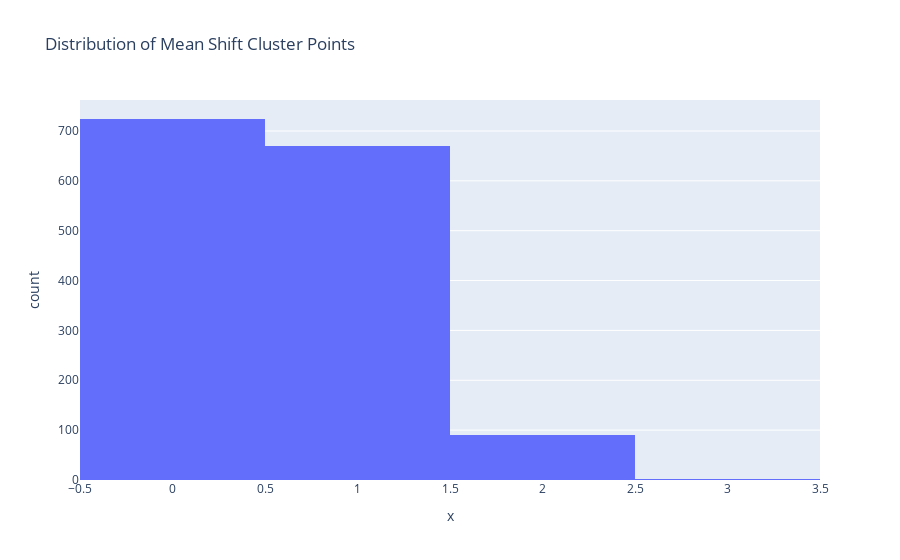

Write notebook code for a chart like this one.
### Code cell
px.histogram(x=meanshift_clustering.labels_, title='Distribution of Mean Shift Cluster Points')

### Figure 1 — Plotly figure (JSON) as saved in the notebook; plotly's stock layout.template omitted (floating-point values rounded to 4 significant figures; data arrays with more than 128 entries replaced by an {"elided": "..."} marker saying what was removed)
{"data": [{"alignmentgroup": "True", "bingroup": "x", "hovertemplate": "x=%{x}<br>count=%{y}<extra></extra>", "legendgroup": "", "marker": {"color": "#636efa"}, "name": "", "offsetgroup": "", "orientation": "v", "showlegend": false, "type": "histogram", "x": {"elided": "1486 int values"}, "xaxis": "x", "yaxis": "y"}], "layout": {"barmode": "relative", "legend": {"tracegroupgap": 0}, "title": {"text": "Distribution of Mean Shift Cluster Points"}, "xaxis": {"anchor": "y", "domain": [0, 1], "title": {"text": "x"}}, "yaxis": {"anchor": "x", "domain": [0, 1], "title": {"text": "count"}}}}
